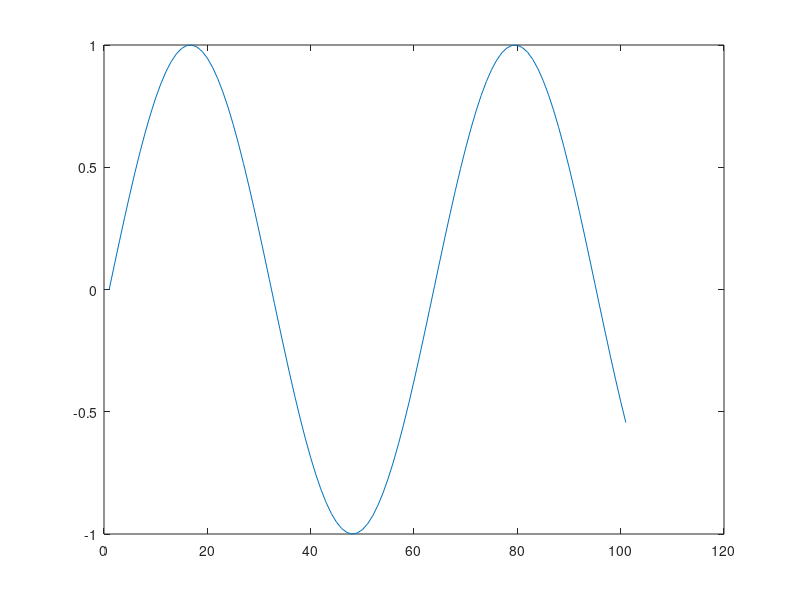
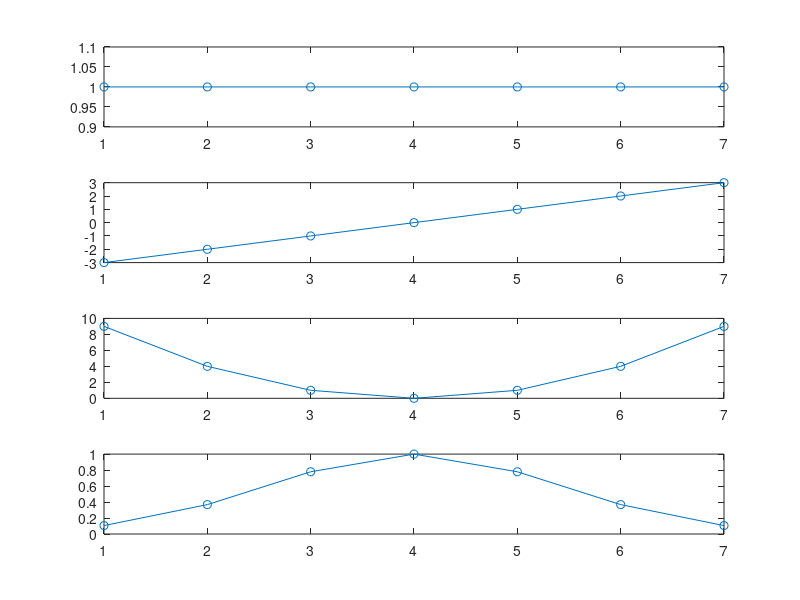
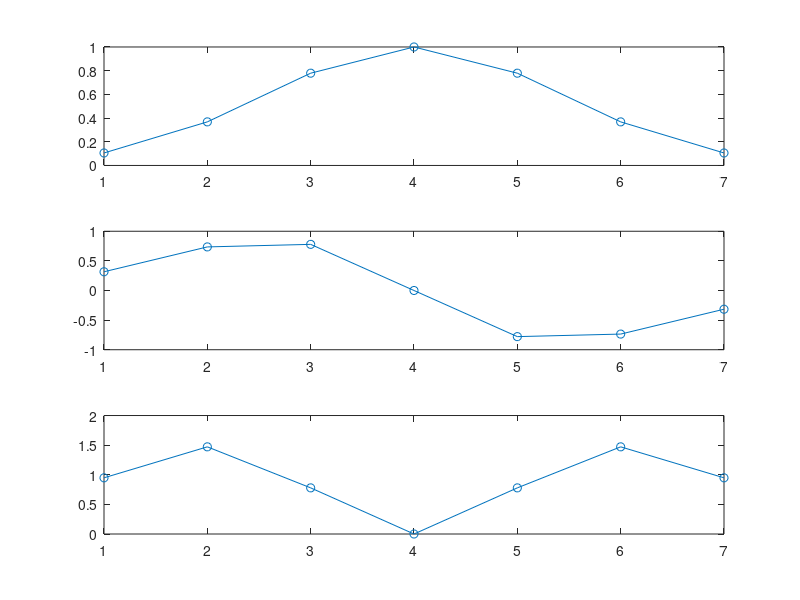
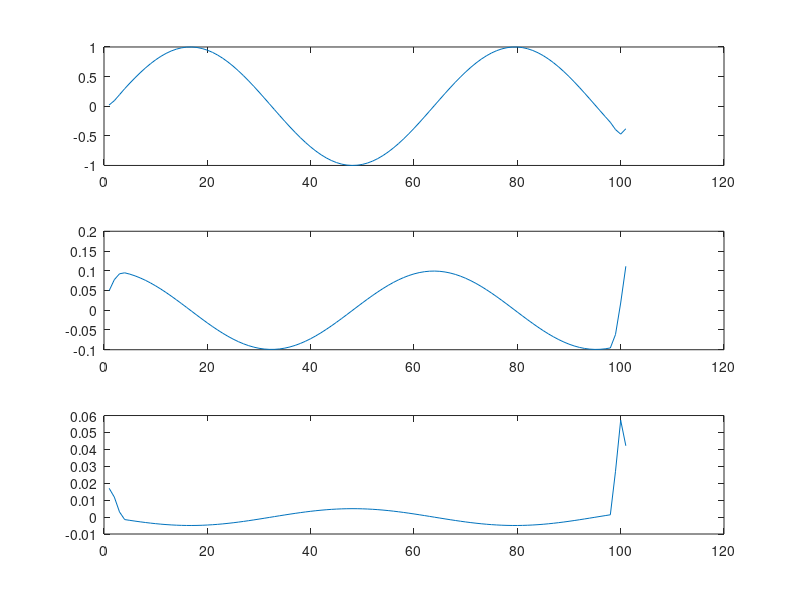

Here is the MATLAB script that generated these plots, in order: (Note: this script raises an error after producing the figures.)
%% TSBB06 Computer Exercise C Normalised Convolution

cd /site/edu/bb/MultidimensionalSignalAnalysis/ComputerExercises/ExerciseC/
addpath /edu/annhj876

%% Polynomial Expansion

% Signal s
k = 0:1:100;
s = sin(k/10);
figure(1);plot(s);

% Basis functions
x=(-3:3)';
b0=ones(7,1);
b1=x;
b2=x.^2;
figure(2);
subplot(4,1,1);plot(b0,'-o');
subplot(4,1,2);plot(b1,'-o');
subplot(4,1,3);plot(b2,'-o');

% Applicability function, use a gaussian that fits within 7 points
a = exp(-x.^2/4);
figure(2);
subplot(4,1,4);plot(a,'-o');

% Construct filters by multiplying the basis functions with the
% applicability function
f0 = b0.*a; f0 = f0(end:-1:1);
f1 = b1.*a; f1 = f1(end:-1:1);
f2 = b2.*a; f2 = f2(end:-1:1);
figure(3);
subplot(3,1,1);plot(f0,'-o');
subplot(3,1,2);plot(f1,'-o');
subplot(3,1,3);plot(f2,'-o');


% Convolve the signal with the filters
h0 = conv(s,f0,'same');
h1 = conv(s,f1,'same');
h2 = conv(s,f2,'same');

% Create the metric G
G0 = diag(a);
B = [b0 b1 b2];
G = B'*G0*B

% ANSWER: The basis are not orthonormal. When observing G we see that the 
% two diagonals are not zero, hence the basis are not all orthonormal to each other.  


% Compute proper coordinates
% The plot shows the elements of the coordinate vector c
c = inv(G)*[h0;h1;h2];
figure(4);
subplot(3,1,1);plot(c(1,:))
subplot(3,1,2);plot(c(2,:))
subplot(3,1,3);plot(c(3,:))

% Are the plots as expected? Hint:  polynomial expansion is related to a Taylor
% expansion  of  a  function,  as  described  in  preparatory  exercise  2.   
% In  what way?
% ANSWER: The first one looks like we expected, it should be the original
% signal which it is. The second should (the first order derivitive) be a
% scaled cosine, which it is. The last one a sine with amplitude 0.01


figure(5);
localsig=s(60-3:60+3);
reconsig=(B*c(:,60))';
diffsig=localsig-reconsig;
subplot(3,1,1);plot(localsig);
subplot(3,1,2);plot(reconsig);
subplot(3,1,3);plot(diffsig);

% The reconstructed signal is similar to the original signal. It's more
% simular in the middle because the applicability function is 1 in the
% middle and zero on the edges which means that it allows the signal to be
% not as simular on the edges. 

%% 4 Uncertain data

% his produces a signal vector svert where 20% of the samples are set to zero

cert = double(rand(1,101)>0.2);
scert = s.*cert;
figure(6);plot(scert);

% Convolve the signal with the filters
h02 = conv(scert,f0,'same');
h12 = conv(scert,f1,'same');
h22 = conv(scert,f2,'same');


% Compute proper coordinates
% The plot shows the elements of the coordinate vector c
c2 = inv(G)*[h02;h12;h22];
figure(7);
subplot(3,1,1);plot(c2(1,:))
subplot(3,1,2);plot(c2(2,:))
subplot(3,1,3);plot(c2(3,:))


figure(8);
localsig2=scert(60-3:60+3);
reconsig2=(B*c2(:,60))';
diffsig2=localsig2-reconsig2;
subplot(3,1,1);plot(localsig2);
subplot(3,1,2);plot(reconsig2);
subplot(3,1,3);plot(diffsig2);

% ANSWER: The result change alot when having an uncertainy of the signal.
% In the first case we can still see it looks like i sine but in the first
% derivitive it does not at all look the same as before, this since the
% signal change alot which make the derievitive change even more. 


%%

h0 = conv(scert,f0,'same'); 
h1 = conv(scert,f1,'same');

f11 = b1.*a.*b1; f11 = f11(end:-1:1);
f12 = b1.*a.*b2; f12 = f12(end:-1:1);
f22 = b2.*a.*b2; f22 = f22(end:-1:1);

G11 = conv(cert,f11,'same');
G12 = conv(cert,f12,'same');
G22 = conv(cert,f22,'same');

detG = G11.*G22-G12.^2;
c0 = (G22.*h0-G12.*h1)./detG; % inv(G)*h
c1 = (-G12.*h0+G11.*h1)./detG; 
figure(9);
subplot(2,1,1);plot(c0)
subplot(2,1,2);plot(c1)

% How do you interpret the computations that are made for c0
% and c1?
% ANSWER: It's the inverse of G times h that give the basis c0 c1

% Compare c0 and c1 from before: Now it has spikar which it didn't before. 


% Modify the signal by removing a higher rate of the samples
% (e.g. 50%) and see how this changes the result. How large rate of samples
% can be removed without too much distortion in the measured coordinates
% (c0, c1)?
% ANSWER: Ca 30% 

%% 5 Normalised averaging of images

im = double(imread('Scalespace0.png'));
figure(10);colormap(gray);imagesc(im);


cert = double(rand(size(im)) > 0.6); 
imcert = im.*cert;
figure(11);colormap(gray);imagesc(imcert);

% Applicability functian a is a low-pass filter
x = ones(7,1)*(-3:3)
y = x'
a = exp(-(x.^2+y.^2)/4);
figure(12);mesh(a);

% Low pass filtering the uncertian image with applicability function
imlp = conv2(imcert, a, 'same');
figure(13);colormap(gray);imagesc(imlp);

% ANSWER: Yes this did solve the problem with missing pixels since we
% smudge the image.


G = conv2(cert, a, 'same'); % We wrote this line
c = imlp./G;
figure(14);colormap(gray);imagesc(c);

% ANSWER: This reault is much better then before. G include information
% about where the missing pixels are and can from that reconstruct the
% image. Why does it not work with imcert??


% Change width of a: longer: More smudged
%                    shorter: Not all of the pixelvalues are getting a
%                    value


% ANSWER: When removing 97% of the pixels we can not longer see what the
% image show

% ANSWER: When 90% of the pixels are gone and a has the length of 7 there
% will be zeros in G which we then divide the imlp image with -> dividing
% by 0 give NaN result.

% ANSWER: When increasing the lenth of a we improve the image.